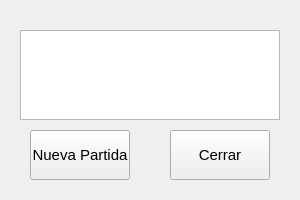
<?xml version="1.0" encoding="UTF-8"?>
<ui version="4.0">
 <class>finJuego</class>
 <widget class="QWidget" name="finJuego">
  <property name="geometry">
   <rect>
    <x>0</x>
    <y>0</y>
    <width>300</width>
    <height>200</height>
   </rect>
  </property>
  <property name="windowTitle">
   <string>Form</string>
  </property>
  <widget class="QGraphicsView" name="graphicsView">
   <property name="geometry">
    <rect>
     <x>20</x>
     <y>30</y>
     <width>260</width>
     <height>90</height>
    </rect>
   </property>
  </widget>
  <widget class="QPushButton" name="btnNuevaPartida">
   <property name="geometry">
    <rect>
     <x>30</x>
     <y>130</y>
     <width>100</width>
     <height>50</height>
    </rect>
   </property>
   <property name="font">
    <font>
     <pointsize>11</pointsize>
    </font>
   </property>
   <property name="text">
    <string>Nueva Partida</string>
   </property>
  </widget>
  <widget class="QPushButton" name="btnCerrar">
   <property name="geometry">
    <rect>
     <x>170</x>
     <y>130</y>
     <width>100</width>
     <height>50</height>
    </rect>
   </property>
   <property name="font">
    <font>
     <pointsize>11</pointsize>
    </font>
   </property>
   <property name="text">
    <string>Cerrar</string>
   </property>
  </widget>
 </widget>
 <resources/>
 <connections/>
</ui>
